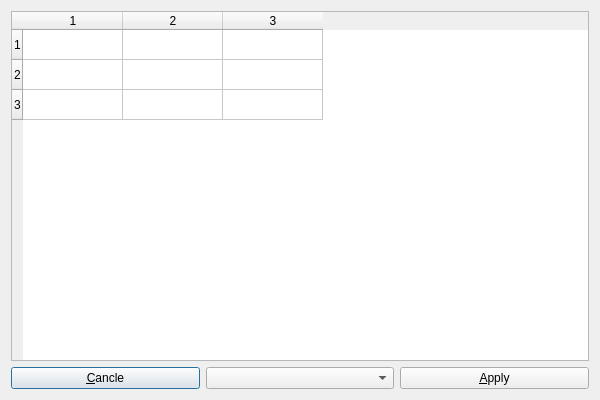
<?xml version="1.0" encoding="UTF-8"?>
<ui version="4.0">
 <class>MaskDialog</class>
 <widget class="QDialog" name="MaskDialog">
  <property name="geometry">
   <rect>
    <x>0</x>
    <y>0</y>
    <width>600</width>
    <height>400</height>
   </rect>
  </property>
  <property name="windowTitle">
   <string>Mask setup</string>
  </property>
  <layout class="QVBoxLayout" name="dialog_layout">
   <item>
    <widget class="QTableWidget" name="mask_size_table">
     <property name="editTriggers">
      <set>QAbstractItemView::EditTrigger::NoEditTriggers</set>
     </property>
     <property name="selectionMode">
      <enum>QAbstractItemView::SelectionMode::NoSelection</enum>
     </property>
     <property name="rowCount">
      <number>3</number>
     </property>
     <property name="columnCount">
      <number>3</number>
     </property>
     <row/>
     <row/>
     <row/>
     <column/>
     <column/>
     <column/>
    </widget>
   </item>
   <item>
    <layout class="QHBoxLayout" name="buttons_layout">
     <item>
      <widget class="QPushButton" name="cancle_button">
       <property name="text">
        <string>&amp;Cancle</string>
       </property>
      </widget>
     </item>
     <item>
      <widget class="QComboBox" name="mask_size_combobox">
       <property name="toolTip">
        <string>Select mask size</string>
       </property>
       <property name="placeholderText">
        <string>Mask size</string>
       </property>
       <item>
        <property name="text">
         <string>3x3</string>
        </property>
       </item>
       <item>
        <property name="text">
         <string>5x5</string>
        </property>
       </item>
       <item>
        <property name="text">
         <string>7x7</string>
        </property>
       </item>
       <item>
        <property name="text">
         <string>9x9</string>
        </property>
       </item>
      </widget>
     </item>
     <item>
      <widget class="QPushButton" name="apply_button">
       <property name="text">
        <string>&amp;Apply</string>
       </property>
      </widget>
     </item>
    </layout>
   </item>
  </layout>
 </widget>
 <resources/>
 <connections/>
</ui>
